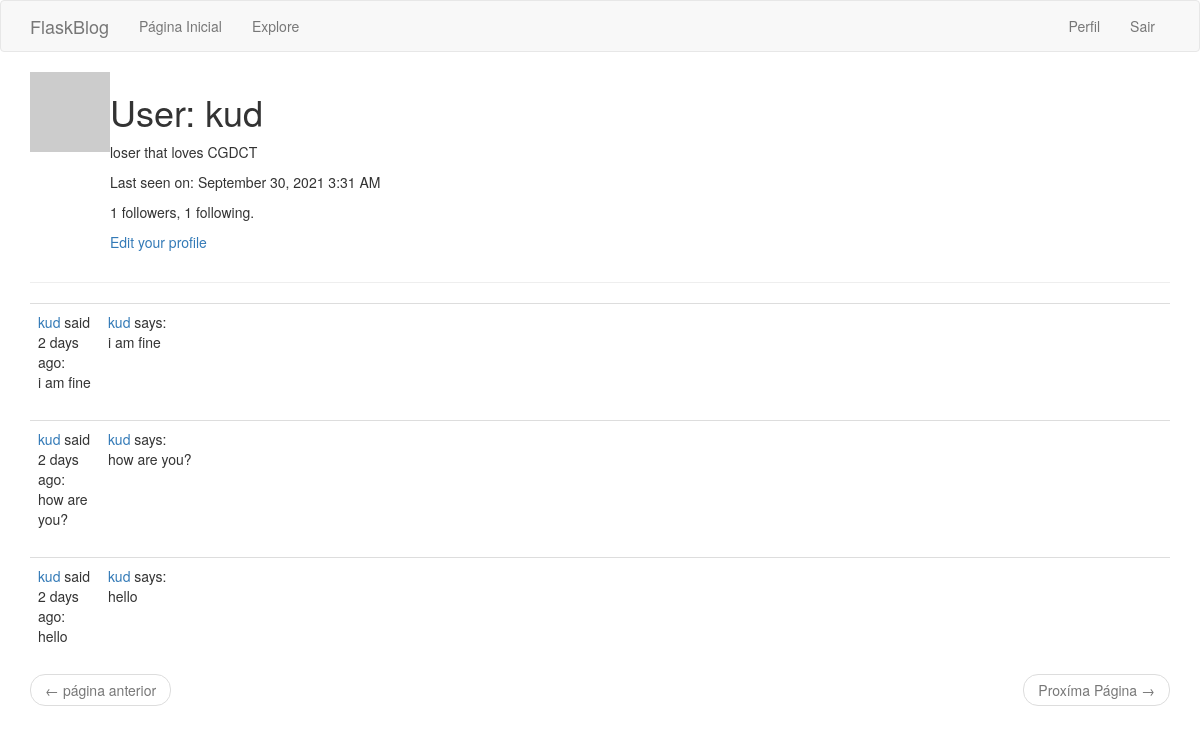
Before: /user/kud (signed in) with the older database file.
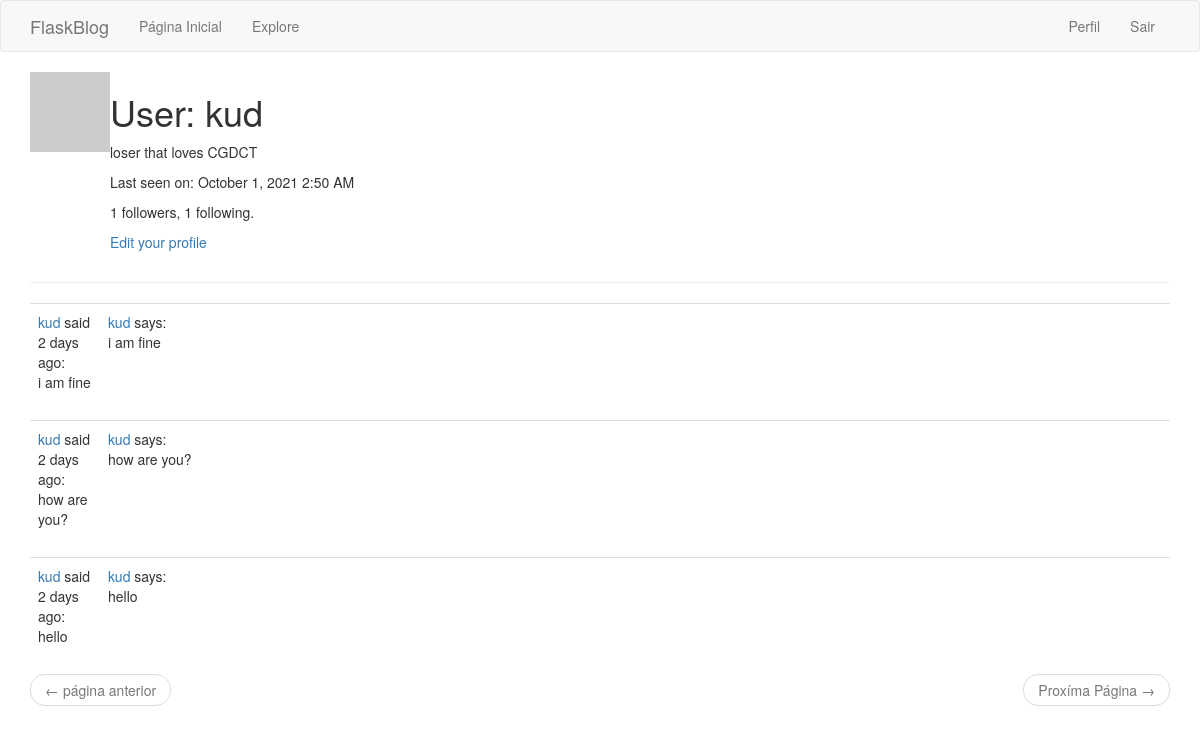
After: the same page with the newer database file.
### app/models.py (models this page shows, shortened)
class User(UserMixin, db.Model):
    id = db.Column(db.Integer, primary_key=True)
    username = db.Column(db.String(64), index=True, unique=True)
    email = db.Column(db.String(120), index=True, unique=True)
    password_hash = db.Column(db.String(128))
    posts = db.relationship('Post', backref='author', lazy='dynamic')
    about_me = db.Column(db.String(140))
    last_seen = db.Column(db.DateTime, default=datetime.utcnow)
    followed = db.relationship(
        'User', secondary=followers,
        primaryjoin=(followers.c.follower_id == id),
        secondaryjoin=(followers.c.followed_id == id),
        backref=db.backref('followers', lazy='dynamic'), lazy='dynamic'
    )
    def avatar(self, size):
        digest = md5(self.email.lower().encode('utf-8')).hexdigest()
        return 'https://www.gravatar.com/avatar/{}?d=identicon&s={}'.format(
            digest, size)

class Post(db.Model):
    id = db.Column(db.Integer, primary_key=True)
    body = db.Column(db.String(140))
    timestamp = db.Column(db.DateTime, index=True, default=datetime.utcnow)
    user_id = db.Column(db.Integer, db.ForeignKey('user.id'))

### app/routes.py (the view)
@app.route('/user/<username>')
@login_required
def user(username):
    user = User.query.filter_by(username=username).first_or_404()
    page = request.args.get('page', 1, type=int)
    posts = user.posts.order_by(Post.timestamp.desc()).paginate(
        page, app.config['POSTS_PER_PAGE'], False)
    next_url = url_for('user', username=user.username, page=posts.next_num) \
        if posts.has_next else None
    prev_url = url_for('user', username=user.username, page=posts.prev_num) \
        if posts.has_prev else None
    form = EmptyForm()
    return render_template('user.html', user=user, posts=posts.items,
                           next_url=next_url, prev_url=prev_url, form=form)

### app/models.py (called while the page is built)
@login.user_loader
def load_user(id):
    return User.query.get(int(id))

### app/routes.py (called while the page is built)
@app.before_request
def before_request():
    if current_user.is_authenticated:
        current_user.last_seen = datetime.utcnow()
        db.session.commit()

### app/templates/user.html (shortened to what this page needs)
{% extends "base.html" %}
{% block app_content %}
    <table>
        <tr valign="top">
            <td><img src="{{ user.avatar(128) }}"></td>
            <td>
                <h1>User: {{ user.username }}</h1>
                {% if user.about_me %}<p>{{ user.about_me }}</p>{% endif %}
                {% if user.last_seen %}
                <p>Last seen on: {{ moment(user.last_seen).format('LLL') }}</p>
                {% endif %}
                <p>{{ user.followers.count() }} followers, {{ user.followed.count() }} following.</p>
                {% if user == current_user %}
                <p><a href="{{ url_for('edit_profile') }}">Edit your profile</a></p>
                {% endif %}
            </td>
        </tr>
    </table>
    <hr>
    {% for post in posts %}
        {% include '_post.html' %}
    {% endfor %}
    <nav aria-label="...">
        <ul class="pager">
            <li class="previous{% if not prev_url %} disabled{% endif %}">
                <a href="{{ prev_url or '#' }}">
                    <span aria-hidden="true">&larr;</span> página anterior
                </a>
            </li>
            <li class="next{% if not next_url %} disabled{% endif %}">
                <a href="{{ next_url or '#' }}">
                    Proxíma Página <span aria-hidden="true">&rarr;</span>
                </a>
            </li>
        </ul>
    </nav>
{% endblock %}

### app/templates/base.html (shortened to what this page needs)
{% extends 'bootstrap/base.html' %}
{% block navbar %}
    <nav class="navbar navbar-default">
        <div class="container">
            <div class="navbar-header">
                <a class="navbar-brand" href="{{ url_for('index') }}">FlaskBlog</a>
            </div>
            <div class="collapse navbar-collapse" id="bs-example-navbar-collapse-1">
                <ul class="nav navbar-nav">
                    <li><a href="{{ url_for('index') }}">Página Inicial</a></li>
                    <li><a href="{{ url_for('explore') }}">Explore</a></li>
                </ul>
                <ul class="nav navbar-nav navbar-right">
                    {% if current_user.is_anonymous %}
                    <li><a href="{{ url_for('login') }}">Login</a></li>
                    {% else %}
                    <li><a href="{{ url_for('user', username=current_user.username) }}">Perfil</a></li>
                    <li><a href="{{ url_for('logout') }}">Sair</a></li>
                    {% endif %}
                </ul>
            </div>
        </div>
    </nav>
{% endblock %}
{% block content %}
    <div class="container">
        {% block app_content %}{% endblock %}
    </div>
{% endblock %}

### app/templates/_post.html
<table class="table table-hover">
    <tr>
        <td width="70px">
            <a href="{{ url_for('user', username=post.author.username) }}">
                {{ post.author.username }}
            </a>
            said {{ moment(post.timestamp).fromNow() }}:
            <br>
            {{ post.body }}
        </td>
        <td>
            <a href="{{ url_for('user', username=post.author.username) }}">
                {{ post.author.username }}
            </a>
            says:
            <br>
            {{ post.body }}
        </td>
    </tr>
</table>

Changed rows visible on the page:
changed User "kud": last_seen "September 30, 2021 3:31 AM" → "October 1, 2021 2:50 AM"
